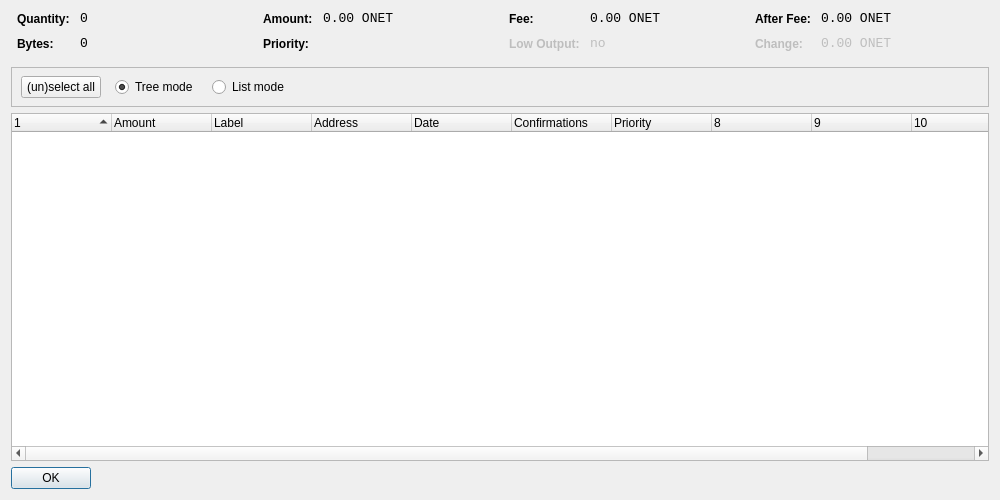
<?xml version="1.0" encoding="UTF-8"?>
<ui version="4.0">
 <class>CoinControlDialog</class>
 <widget class="QDialog" name="CoinControlDialog">
  <property name="geometry">
   <rect>
    <x>0</x>
    <y>0</y>
    <width>1000</width>
    <height>500</height>
   </rect>
  </property>
  <property name="windowTitle">
   <string>Coin Control</string>
  </property>
  <property name="styleSheet">
   <string notr="true">background-image: url(:/images/gr);</string>
  </property>
  <layout class="QVBoxLayout" name="verticalLayout">
   <item>
    <layout class="QHBoxLayout" name="horizontalLayoutTop" stretch="0,0,0,0">
     <property name="topMargin">
      <number>0</number>
     </property>
     <property name="bottomMargin">
      <number>10</number>
     </property>
     <item>
      <layout class="QFormLayout" name="formLayoutCoinControl1">
       <property name="horizontalSpacing">
        <number>10</number>
       </property>
       <property name="verticalSpacing">
        <number>10</number>
       </property>
       <property name="leftMargin">
        <number>6</number>
       </property>
       <property name="rightMargin">
        <number>6</number>
       </property>
       <item row="0" column="0">
        <widget class="QLabel" name="labelCoinControlQuantityText">
         <property name="styleSheet">
          <string notr="true">font-weight:bold;</string>
         </property>
         <property name="text">
          <string>Quantity:</string>
         </property>
        </widget>
       </item>
       <item row="0" column="1">
        <widget class="QLabel" name="labelCoinControlQuantity">
         <property name="font">
          <font>
           <family>Monospace</family>
           <pointsize>10</pointsize>
          </font>
         </property>
         <property name="cursor">
          <cursorShape>IBeamCursor</cursorShape>
         </property>
         <property name="contextMenuPolicy">
          <enum>Qt::ActionsContextMenu</enum>
         </property>
         <property name="text">
          <string notr="true">0</string>
         </property>
         <property name="textInteractionFlags">
          <set>Qt::LinksAccessibleByMouse|Qt::TextSelectableByKeyboard|Qt::TextSelectableByMouse</set>
         </property>
        </widget>
       </item>
       <item row="1" column="0">
        <widget class="QLabel" name="labelCoinControlBytesText">
         <property name="styleSheet">
          <string notr="true">font-weight:bold;</string>
         </property>
         <property name="text">
          <string>Bytes:</string>
         </property>
        </widget>
       </item>
       <item row="1" column="1">
        <widget class="QLabel" name="labelCoinControlBytes">
         <property name="font">
          <font>
           <family>Monospace</family>
           <pointsize>10</pointsize>
          </font>
         </property>
         <property name="cursor">
          <cursorShape>IBeamCursor</cursorShape>
         </property>
         <property name="contextMenuPolicy">
          <enum>Qt::ActionsContextMenu</enum>
         </property>
         <property name="text">
          <string notr="true">0</string>
         </property>
         <property name="textInteractionFlags">
          <set>Qt::LinksAccessibleByMouse|Qt::TextSelectableByKeyboard|Qt::TextSelectableByMouse</set>
         </property>
        </widget>
       </item>
      </layout>
     </item>
     <item>
      <layout class="QFormLayout" name="formLayoutCoinControl2">
       <property name="horizontalSpacing">
        <number>10</number>
       </property>
       <property name="verticalSpacing">
        <number>10</number>
       </property>
       <property name="leftMargin">
        <number>6</number>
       </property>
       <property name="rightMargin">
        <number>6</number>
       </property>
       <item row="0" column="0">
        <widget class="QLabel" name="labelCoinControlAmountText">
         <property name="styleSheet">
          <string notr="true">font-weight:bold;</string>
         </property>
         <property name="text">
          <string>Amount:</string>
         </property>
        </widget>
       </item>
       <item row="0" column="1">
        <widget class="QLabel" name="labelCoinControlAmount">
         <property name="font">
          <font>
           <family>Monospace</family>
           <pointsize>10</pointsize>
          </font>
         </property>
         <property name="cursor">
          <cursorShape>IBeamCursor</cursorShape>
         </property>
         <property name="contextMenuPolicy">
          <enum>Qt::ActionsContextMenu</enum>
         </property>
         <property name="text">
          <string notr="true">0.00 ONET</string>
         </property>
         <property name="textInteractionFlags">
          <set>Qt::LinksAccessibleByMouse|Qt::TextSelectableByKeyboard|Qt::TextSelectableByMouse</set>
         </property>
        </widget>
       </item>
       <item row="1" column="0">
        <widget class="QLabel" name="labelCoinControlPriorityText">
         <property name="styleSheet">
          <string notr="true">font-weight:bold;</string>
         </property>
         <property name="text">
          <string>Priority:</string>
         </property>
        </widget>
       </item>
       <item row="1" column="1">
        <widget class="QLabel" name="labelCoinControlPriority">
         <property name="font">
          <font>
           <family>Monospace</family>
           <pointsize>10</pointsize>
          </font>
         </property>
         <property name="cursor">
          <cursorShape>IBeamCursor</cursorShape>
         </property>
         <property name="contextMenuPolicy">
          <enum>Qt::ActionsContextMenu</enum>
         </property>
         <property name="text">
          <string/>
         </property>
         <property name="textInteractionFlags">
          <set>Qt::LinksAccessibleByMouse|Qt::TextSelectableByKeyboard|Qt::TextSelectableByMouse</set>
         </property>
        </widget>
       </item>
      </layout>
     </item>
     <item>
      <layout class="QFormLayout" name="formLayoutCoinControl3">
       <property name="horizontalSpacing">
        <number>10</number>
       </property>
       <property name="verticalSpacing">
        <number>10</number>
       </property>
       <property name="leftMargin">
        <number>6</number>
       </property>
       <property name="rightMargin">
        <number>6</number>
       </property>
       <item row="0" column="0">
        <widget class="QLabel" name="labelCoinControlFeeText">
         <property name="styleSheet">
          <string notr="true">font-weight:bold;</string>
         </property>
         <property name="text">
          <string>Fee:</string>
         </property>
        </widget>
       </item>
       <item row="0" column="1">
        <widget class="QLabel" name="labelCoinControlFee">
         <property name="font">
          <font>
           <family>Monospace</family>
           <pointsize>10</pointsize>
          </font>
         </property>
         <property name="cursor">
          <cursorShape>IBeamCursor</cursorShape>
         </property>
         <property name="contextMenuPolicy">
          <enum>Qt::ActionsContextMenu</enum>
         </property>
         <property name="text">
          <string notr="true">0.00 ONET</string>
         </property>
         <property name="textInteractionFlags">
          <set>Qt::LinksAccessibleByMouse|Qt::TextSelectableByKeyboard|Qt::TextSelectableByMouse</set>
         </property>
        </widget>
       </item>
       <item row="1" column="0">
        <widget class="QLabel" name="labelCoinControlLowOutputText">
         <property name="enabled">
          <bool>false</bool>
         </property>
         <property name="styleSheet">
          <string notr="true">font-weight:bold;</string>
         </property>
         <property name="text">
          <string>Low Output:</string>
         </property>
        </widget>
       </item>
       <item row="1" column="1">
        <widget class="QLabel" name="labelCoinControlLowOutput">
         <property name="enabled">
          <bool>false</bool>
         </property>
         <property name="font">
          <font>
           <family>Monospace</family>
           <pointsize>10</pointsize>
          </font>
         </property>
         <property name="cursor">
          <cursorShape>IBeamCursor</cursorShape>
         </property>
         <property name="contextMenuPolicy">
          <enum>Qt::ActionsContextMenu</enum>
         </property>
         <property name="text">
          <string notr="true">no</string>
         </property>
         <property name="textInteractionFlags">
          <set>Qt::LinksAccessibleByMouse|Qt::TextSelectableByKeyboard|Qt::TextSelectableByMouse</set>
         </property>
        </widget>
       </item>
      </layout>
     </item>
     <item>
      <layout class="QFormLayout" name="formLayoutCoinControl4">
       <property name="horizontalSpacing">
        <number>10</number>
       </property>
       <property name="verticalSpacing">
        <number>10</number>
       </property>
       <property name="leftMargin">
        <number>6</number>
       </property>
       <property name="rightMargin">
        <number>6</number>
       </property>
       <item row="0" column="0">
        <widget class="QLabel" name="labelCoinControlAfterFeeText">
         <property name="styleSheet">
          <string notr="true">font-weight:bold;</string>
         </property>
         <property name="text">
          <string>After Fee:</string>
         </property>
        </widget>
       </item>
       <item row="0" column="1">
        <widget class="QLabel" name="labelCoinControlAfterFee">
         <property name="font">
          <font>
           <family>Monospace</family>
           <pointsize>10</pointsize>
          </font>
         </property>
         <property name="cursor">
          <cursorShape>IBeamCursor</cursorShape>
         </property>
         <property name="contextMenuPolicy">
          <enum>Qt::ActionsContextMenu</enum>
         </property>
         <property name="text">
          <string notr="true">0.00 ONET</string>
         </property>
         <property name="textInteractionFlags">
          <set>Qt::LinksAccessibleByMouse|Qt::TextSelectableByKeyboard|Qt::TextSelectableByMouse</set>
         </property>
        </widget>
       </item>
       <item row="1" column="0">
        <widget class="QLabel" name="labelCoinControlChangeText">
         <property name="enabled">
          <bool>false</bool>
         </property>
         <property name="styleSheet">
          <string notr="true">font-weight:bold;</string>
         </property>
         <property name="text">
          <string>Change:</string>
         </property>
        </widget>
       </item>
       <item row="1" column="1">
        <widget class="QLabel" name="labelCoinControlChange">
         <property name="enabled">
          <bool>false</bool>
         </property>
         <property name="font">
          <font>
           <family>Monospace</family>
           <pointsize>10</pointsize>
          </font>
         </property>
         <property name="cursor">
          <cursorShape>IBeamCursor</cursorShape>
         </property>
         <property name="contextMenuPolicy">
          <enum>Qt::ActionsContextMenu</enum>
         </property>
         <property name="text">
          <string notr="true">0.00 ONET</string>
         </property>
         <property name="textInteractionFlags">
          <set>Qt::LinksAccessibleByMouse|Qt::TextSelectableByKeyboard|Qt::TextSelectableByMouse</set>
         </property>
        </widget>
       </item>
      </layout>
     </item>
    </layout>
   </item>
   <item>
    <widget class="QFrame" name="frame">
     <property name="minimumSize">
      <size>
       <width>0</width>
       <height>40</height>
      </size>
     </property>
     <property name="frameShape">
      <enum>QFrame::StyledPanel</enum>
     </property>
     <property name="frameShadow">
      <enum>QFrame::Sunken</enum>
     </property>
     <widget class="QWidget" name="horizontalLayoutWidget">
      <property name="geometry">
       <rect>
        <x>10</x>
        <y>0</y>
        <width>781</width>
        <height>41</height>
       </rect>
      </property>
      <layout class="QHBoxLayout" name="horizontalLayoutPanel" stretch="0,0,0,0">
       <property name="spacing">
        <number>14</number>
       </property>
       <item>
        <widget class="QPushButton" name="pushButtonSelectAll">
         <property name="sizePolicy">
          <sizepolicy hsizetype="Maximum" vsizetype="Fixed">
           <horstretch>0</horstretch>
           <verstretch>0</verstretch>
          </sizepolicy>
         </property>
         <property name="text">
          <string>(un)select all</string>
         </property>
        </widget>
       </item>
       <item>
        <widget class="QRadioButton" name="radioTreeMode">
         <property name="sizePolicy">
          <sizepolicy hsizetype="Maximum" vsizetype="Fixed">
           <horstretch>0</horstretch>
           <verstretch>0</verstretch>
          </sizepolicy>
         </property>
         <property name="text">
          <string>Tree mode</string>
         </property>
         <property name="checked">
          <bool>true</bool>
         </property>
        </widget>
       </item>
       <item>
        <widget class="QRadioButton" name="radioListMode">
         <property name="sizePolicy">
          <sizepolicy hsizetype="Maximum" vsizetype="Fixed">
           <horstretch>0</horstretch>
           <verstretch>0</verstretch>
          </sizepolicy>
         </property>
         <property name="text">
          <string>List mode</string>
         </property>
        </widget>
       </item>
       <item>
        <spacer name="horizontalSpacer">
         <property name="orientation">
          <enum>Qt::Horizontal</enum>
         </property>
         <property name="sizeHint" stdset="0">
          <size>
           <width>40</width>
           <height>20</height>
          </size>
         </property>
        </spacer>
       </item>
      </layout>
     </widget>
    </widget>
   </item>
   <item>
    <widget class="CoinControlTreeWidget" name="treeWidget">
     <property name="contextMenuPolicy">
      <enum>Qt::CustomContextMenu</enum>
     </property>
     <property name="sortingEnabled">
      <bool>false</bool>
     </property>
     <property name="columnCount">
      <number>11</number>
     </property>
     <attribute name="headerShowSortIndicator" stdset="0">
      <bool>true</bool>
     </attribute>
     <attribute name="headerStretchLastSection">
      <bool>false</bool>
     </attribute>
     <column>
      <property name="text">
       <string/>
      </property>
     </column>
     <column>
      <property name="text">
       <string>Amount</string>
      </property>
     </column>
     <column>
      <property name="text">
       <string>Label</string>
      </property>
     </column>
     <column>
      <property name="text">
       <string>Address</string>
      </property>
     </column>
     <column>
      <property name="text">
       <string>Date</string>
      </property>
     </column>
     <column>
      <property name="text">
       <string>Confirmations</string>
      </property>
      <property name="toolTip">
       <string>Confirmed</string>
      </property>
     </column>
     <column>
      <property name="text">
       <string>Priority</string>
      </property>
     </column>
     <column>
      <property name="text">
       <string/>
      </property>
     </column>
     <column>
      <property name="text">
       <string/>
      </property>
     </column>
     <column>
      <property name="text">
       <string/>
      </property>
     </column>
     <column>
      <property name="text">
       <string/>
      </property>
     </column>
    </widget>
   </item>
   <item>
    <widget class="QDialogButtonBox" name="buttonBox">
     <property name="sizePolicy">
      <sizepolicy hsizetype="Maximum" vsizetype="Fixed">
       <horstretch>0</horstretch>
       <verstretch>0</verstretch>
      </sizepolicy>
     </property>
     <property name="orientation">
      <enum>Qt::Horizontal</enum>
     </property>
     <property name="standardButtons">
      <set>QDialogButtonBox::Ok</set>
     </property>
    </widget>
   </item>
  </layout>
 </widget>
 <customwidgets>
  <customwidget>
   <class>CoinControlTreeWidget</class>
   <extends>QTreeWidget</extends>
   <header>coincontroltreewidget.h</header>
  </customwidget>
 </customwidgets>
 <resources/>
 <connections/>
</ui>
